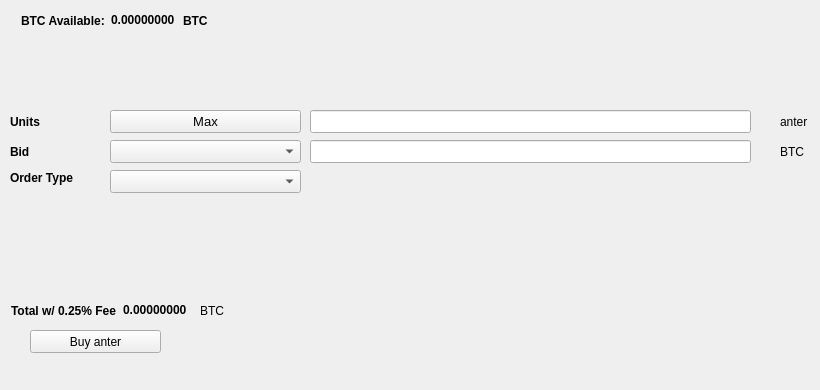
   <widget class="QWidget" name="BuyTab">
    <attribute name="title">
     <string>Buy</string>
    </attribute>
    <widget class="QPushButton" name="Buyanter">
     <property name="geometry">
      <rect>
       <x>30</x>
       <y>330</y>
       <width>131</width>
       <height>23</height>
      </rect>
     </property>
     <property name="text">
      <string>Buy anter</string>
     </property>
     <property name="icon">
      <iconset resource="../anter.qrc">
       <normaloff>:/icons/bitcoin</normaloff>:/icons/bitcoin</iconset>
     </property>
    </widget>
    <widget class="QLabel" name="label_3">
     <property name="geometry">
      <rect>
       <x>10</x>
       <y>110</y>
       <width>46</width>
       <height>23</height>
      </rect>
     </property>
     <property name="font">
      <font>
       <weight>75</weight>
       <bold>true</bold>
      </font>
     </property>
     <property name="text">
      <string>Units</string>
     </property>
    </widget>
    <widget class="QLineEdit" name="UnitsInput">
     <property name="geometry">
      <rect>
       <x>310</x>
       <y>110</y>
       <width>441</width>
       <height>23</height>
      </rect>
     </property>
     <property name="font">
      <font>
       <pointsize>9</pointsize>
       <weight>75</weight>
       <bold>true</bold>
      </font>
     </property>
    </widget>
    <widget class="QLineEdit" name="BuyBidPriceEdit">
     <property name="geometry">
      <rect>
       <x>310</x>
       <y>140</y>
       <width>441</width>
       <height>23</height>
      </rect>
     </property>
     <property name="font">
      <font>
       <pointsize>9</pointsize>
       <weight>75</weight>
       <bold>true</bold>
      </font>
     </property>
    </widget>
    <widget class="QLabel" name="label_4">
     <property name="geometry">
      <rect>
       <x>780</x>
       <y>110</y>
       <width>31</width>
       <height>23</height>
      </rect>
     </property>
     <property name="text">
      <string>anter</string>
     </property>
    </widget>
    <widget class="QLabel" name="label_5">
     <property name="geometry">
      <rect>
       <x>780</x>
       <y>140</y>
       <width>31</width>
       <height>23</height>
      </rect>
     </property>
     <property name="text">
      <string>BTC</string>
     </property>
    </widget>
    <widget class="QLabel" name="label_6">
     <property name="geometry">
      <rect>
       <x>10</x>
       <y>140</y>
       <width>46</width>
       <height>23</height>
      </rect>
     </property>
     <property name="font">
      <font>
       <weight>75</weight>
       <bold>true</bold>
      </font>
     </property>
     <property name="text">
      <string>Bid</string>
     </property>
    </widget>
    <widget class="QLabel" name="label_7">
     <property name="geometry">
      <rect>
       <x>10</x>
       <y>170</y>
       <width>91</width>
       <height>16</height>
      </rect>
     </property>
     <property name="font">
      <font>
       <weight>75</weight>
       <bold>true</bold>
      </font>
     </property>
     <property name="text">
      <string>Order Type</string>
     </property>
    </widget>
    <widget class="QPushButton" name="Buy_Max_Amount">
     <property name="geometry">
      <rect>
       <x>110</x>
       <y>110</y>
       <width>191</width>
       <height>23</height>
      </rect>
     </property>
     <property name="font">
      <font>
       <pointsize>10</pointsize>
      </font>
     </property>
     <property name="text">
      <string>Max</string>
     </property>
    </widget>
    <widget class="QComboBox" name="BuyBidcomboBox">
     <property name="geometry">
      <rect>
       <x>110</x>
       <y>140</y>
       <width>191</width>
       <height>23</height>
      </rect>
     </property>
     <property name="font">
      <font>
       <pointsize>10</pointsize>
      </font>
     </property>
    </widget>
    <widget class="QComboBox" name="buyOrdertypeCombo">
     <property name="geometry">
      <rect>
       <x>110</x>
       <y>170</y>
       <width>191</width>
       <height>23</height>
      </rect>
     </property>
     <property name="font">
      <font>
       <pointsize>10</pointsize>
      </font>
     </property>
    </widget>
    <widget class="QWidget" name="layoutWidget1">
     <property name="geometry">
      <rect>
       <x>21</x>
       <y>11</y>
       <width>227</width>
       <height>19</height>
      </rect>
     </property>
     <layout class="QHBoxLayout" name="horizontalLayout_3">
      <item>
       <widget class="QLabel" name="label232">
        <property name="font">
         <font>
          <weight>75</weight>
          <bold>true</bold>
         </font>
        </property>
        <property name="text">
         <string>BTC Available:</string>
        </property>
       </widget>
      </item>
      <item>
       <widget class="QLabel" name="BtcAvailableLbl">
        <property name="palette">
         <palette>
          <active>
           <colorrole role="WindowText">
            <brush brushstyle="SolidPattern">
             <color alpha="255">
              <red>0</red>
              <green>0</green>
              <blue>0</blue>
             </color>
            </brush>
           </colorrole>
           <colorrole role="Button">
            <brush brushstyle="SolidPattern">
             <color alpha="255">
              <red>0</red>
              <green>170</green>
              <blue>0</blue>
             </color>
            </brush>
           </colorrole>
           <colorrole role="Light">
            <brush brushstyle="SolidPattern">
             <color alpha="255">
              <red>0</red>
              <green>255</green>
              <blue>0</blue>
             </color>
            </brush>
           </colorrole>
           <colorrole role="Midlight">
            <brush brushstyle="SolidPattern">
             <color alpha="255">
              <red>0</red>
              <green>212</green>
              <blue>0</blue>
             </color>
            </brush>
           </colorrole>
           <colorrole role="Dark">
            <brush brushstyle="SolidPattern">
             <color alpha="255">
              <red>0</red>
              <green>85</green>
              <blue>0</blue>
             </color>
            </brush>
           </colorrole>
           <colorrole role="Mid">
            <brush brushstyle="SolidPattern">
             <color alpha="255">
              <red>0</red>
              <green>113</green>
              <blue>0</blue>
             </color>
            </brush>
           </colorrole>
           <colorrole role="Text">
            <brush brushstyle="SolidPattern">
             <color alpha="255">
              <red>0</red>
              <green>170</green>
              <blue>0</blue>
             </color>
            </brush>
           </colorrole>
           <colorrole role="BrightText">
            <brush brushstyle="SolidPattern">
             <color alpha="255">
              <red>255</red>
              <green>255</green>
              <blue>255</blue>
             </color>
            </brush>
           </colorrole>
           <colorrole role="ButtonText">
            <brush brushstyle="SolidPattern">
             <color alpha="255">
              <red>0</red>
              <green>0</green>
              <blue>0</blue>
             </color>
            </brush>
           </colorrole>
           <colorrole role="Base">
            <brush brushstyle="SolidPattern">
             <color alpha="255">
              <red>255</red>
              <green>255</green>
              <blue>255</blue>
             </color>
            </brush>
           </colorrole>
           <colorrole role="Window">
            <brush brushstyle="SolidPattern">
             <color alpha="255">
              <red>0</red>
              <green>170</green>
              <blue>0</blue>
             </color>
            </brush>
           </colorrole>
           <colorrole role="Shadow">
            <brush brushstyle="SolidPattern">
             <color alpha="255">
              <red>0</red>
              <green>0</green>
              <blue>0</blue>
             </color>
            </brush>
           </colorrole>
           <colorrole role="AlternateBase">
            <brush brushstyle="SolidPattern">
             <color alpha="255">
              <red>127</red>
              <green>212</green>
              <blue>127</blue>
             </color>
            </brush>
           </colorrole>
           <colorrole role="ToolTipBase">
            <brush brushstyle="SolidPattern">
             <color alpha="255">
              <red>255</red>
              <green>255</green>
              <blue>220</blue>
             </color>
            </brush>
           </colorrole>
           <colorrole role="ToolTipText">
            <brush brushstyle="SolidPattern">
             <color alpha="255">
              <red>0</red>
              <green>0</green>
              <blue>0</blue>
             </color>
            </brush>
           </colorrole>
          </active>
          <inactive>
           <colorrole role="WindowText">
            <brush brushstyle="SolidPattern">
             <color alpha="255">
              <red>0</red>
              <green>0</green>
              <blue>0</blue>
             </color>
            </brush>
           </colorrole>
           <colorrole role="Button">
            <brush brushstyle="SolidPattern">
             <color alpha="255">
              <red>0</red>
              <green>170</green>
              <blue>0</blue>
             </color>
            </brush>
           </colorrole>
           <colorrole role="Light">
            <brush brushstyle="SolidPattern">
             <color alpha="255">
              <red>0</red>
              <green>255</green>
              <blue>0</blue>
             </color>
            </brush>
           </colorrole>
           <colorrole role="Midlight">
            <brush brushstyle="SolidPattern">
             <color alpha="255">
              <red>0</red>
              <green>212</green>
              <blue>0</blue>
             </color>
            </brush>
           </colorrole>
           <colorrole role="Dark">
            <brush brushstyle="SolidPattern">
             <color alpha="255">
              <red>0</red>
              <green>85</green>
              <blue>0</blue>
             </color>
            </brush>
           </colorrole>
           <colorrole role="Mid">
            <brush brushstyle="SolidPattern">
             <color alpha="255">
              <red>0</red>
              <green>113</green>
              <blue>0</blue>
             </color>
            </brush>
           </colorrole>
           <colorrole role="Text">
            <brush brushstyle="SolidPattern">
             <color alpha="255">
              <red>0</red>
              <green>170</green>
              <blue>0</blue>
             </color>
            </brush>
           </colorrole>
           <colorrole role="BrightText">
            <brush brushstyle="SolidPattern">
             <color alpha="255">
              <red>255</red>
              <green>255</green>
              <blue>255</blue>
             </color>
            </brush>
           </colorrole>
           <colorrole role="ButtonText">
            <brush brushstyle="SolidPattern">
             <color alpha="255">
              <red>0</red>
              <green>0</green>
              <blue>0</blue>
             </color>
            </brush>
           </colorrole>
           <colorrole role="Base">
            <brush brushstyle="SolidPattern">
             <color alpha="255">
              <red>255</red>
              <green>255</green>
              <blue>255</blue>
             </color>
            </brush>
           </colorrole>
           <colorrole role="Window">
            <brush brushstyle="SolidPattern">
             <color alpha="255">
              <red>0</red>
              <green>170</green>
              <blue>0</blue>
             </color>
            </brush>
           </colorrole>
           <colorrole role="Shadow">
            <brush brushstyle="SolidPattern">
             <color alpha="255">
              <red>0</red>
              <green>0</green>
              <blue>0</blue>
             </color>
            </brush>
           </colorrole>
           <colorrole role="AlternateBase">
            <brush brushstyle="SolidPattern">
             <color alpha="255">
              <red>127</red>
              <green>212</green>
              <blue>127</blue>
             </color>
            </brush>
           </colorrole>
           <colorrole role="ToolTipBase">
            <brush brushstyle="SolidPattern">
             <color alpha="255">
              <red>255</red>
              <green>255</green>
              <blue>220</blue>
             </color>
            </brush>
           </colorrole>
           <colorrole role="ToolTipText">
            <brush brushstyle="SolidPattern">
             <color alpha="255">
              <red>0</red>
              <green>0</green>
              <blue>0</blue>
             </color>
            </brush>
           </colorrole>
          </inactive>
          <disabled>
           <colorrole role="WindowText">
            <brush brushstyle="SolidPattern">
             <color alpha="255">
              <red>0</red>
              <green>85</green>
              <blue>0</blue>
             </color>
            </brush>
           </colorrole>
           <colorrole role="Button">
            <brush brushstyle="SolidPattern">
             <color alpha="255">
              <red>0</red>
              <green>170</green>
              <blue>0</blue>
             </color>
            </brush>
           </colorrole>
           <colorrole role="Light">
            <brush brushstyle="SolidPattern">
             <color alpha="255">
              <red>0</red>
              <green>255</green>
              <blue>0</blue>
             </color>
            </brush>
           </colorrole>
           <colorrole role="Midlight">
            <brush brushstyle="SolidPattern">
             <color alpha="255">
              <red>0</red>
              <green>212</green>
              <blue>0</blue>
             </color>
            </brush>
           </colorrole>
           <colorrole role="Dark">
            <brush brushstyle="SolidPattern">
             <color alpha="255">
              <red>0</red>
              <green>85</green>
              <blue>0</blue>
             </color>
            </brush>
           </colorrole>
           <colorrole role="Mid">
            <brush brushstyle="SolidPattern">
             <color alpha="255">
              <red>0</red>
              <green>113</green>
              <blue>0</blue>
             </color>
            </brush>
           </colorrole>
           <colorrole role="Text">
            <brush brushstyle="SolidPattern">
             <color alpha="255">
              <red>0</red>
              <green>85</green>
              <blue>0</blue>
             </color>
            </brush>
           </colorrole>
           <colorrole role="BrightText">
            <brush brushstyle="SolidPattern">
             <color alpha="255">
              <red>255</red>
              <green>255</green>
              <blue>255</blue>
             </color>
            </brush>
           </colorrole>
           <colorrole role="ButtonText">
            <brush brushstyle="SolidPattern">
             <color alpha="255">
              <red>0</red>
              <green>85</green>
              <blue>0</blue>
             </color>
            </brush>
           </colorrole>
           <colorrole role="Base">
            <brush brushstyle="SolidPattern">
             <color alpha="255">
              <red>0</red>
              <green>170</green>
              <blue>0</blue>
             </color>
            </brush>
           </colorrole>
           <colorrole role="Window">
            <brush brushstyle="SolidPattern">
             <color alpha="255">
              <red>0</red>
              <green>170</green>
              <blue>0</blue>
             </color>
            </brush>
           </colorrole>
           <colorrole role="Shadow">
            <brush brushstyle="SolidPattern">
             <color alpha="255">
              <red>0</red>
              <green>0</green>
              <blue>0</blue>
             </color>
            </brush>
           </colorrole>
           <colorrole role="AlternateBase">
            <brush brushstyle="SolidPattern">
             <color alpha="255">
              <red>0</red>
              <green>170</green>
              <blue>0</blue>
             </color>
            </brush>
           </colorrole>
           <colorrole role="ToolTipBase">
            <brush brushstyle="SolidPattern">
             <color alpha="255">
              <red>255</red>
              <green>255</green>
              <blue>220</blue>
             </color>
            </brush>
           </colorrole>
           <colorrole role="ToolTipText">
            <brush brushstyle="SolidPattern">
             <color alpha="255">
              <red>0</red>
              <green>0</green>
              <blue>0</blue>
             </color>
            </brush>
           </colorrole>
          </disabled>
         </palette>
        </property>
        <property name="font">
         <font>
          <weight>75</weight>
          <bold>true</bold>
         </font>
        </property>
        <property name="text">
         <string>0.00000000</string>
        </property>
        <property name="textInteractionFlags">
         <set>Qt::LinksAccessibleByMouse|Qt::TextSelectableByKeyboard|Qt::TextSelectableByMouse</set>
        </property>
       </widget>
      </item>
      <item>
       <widget class="QLabel" name="BtcAvailableLbl_2">
        <property name="font">
         <font>
          <weight>75</weight>
          <bold>true</bold>
         </font>
        </property>
        <property name="text">
         <string>BTC</string>
        </property>
       </widget>
      </item>
     </layout>
    </widget>
    <widget class="QWidget" name="layoutWidge2">
     <property name="geometry">
      <rect>
       <x>11</x>
       <y>301</y>
       <width>259</width>
       <height>19</height>
      </rect>
     </property>
     <layout class="QHBoxLayout" name="horizontalLayout_4">
      <item>
       <widget class="QLabel" name="label_9">
        <property name="font">
         <font>
          <weight>75</weight>
          <bold>true</bold>
         </font>
        </property>
        <property name="text">
         <string>Total w/ 0.25% Fee</string>
        </property>
       </widget>
      </item>
      <item>
       <widget class="QLabel" name="BuyCostLabel">
        <property name="palette">
         <palette>
          <active>
           <colorrole role="WindowText">
            <brush brushstyle="SolidPattern">
             <color alpha="255">
              <red>0</red>
              <green>0</green>
              <blue>0</blue>
             </color>
            </brush>
           </colorrole>
           <colorrole role="Button">
            <brush brushstyle="SolidPattern">
             <color alpha="255">
              <red>0</red>
              <green>170</green>
              <blue>0</blue>
             </color>
            </brush>
           </colorrole>
           <colorrole role="Light">
            <brush brushstyle="SolidPattern">
             <color alpha="255">
              <red>0</red>
              <green>255</green>
              <blue>0</blue>
             </color>
            </brush>
           </colorrole>
           <colorrole role="Midlight">
            <brush brushstyle="SolidPattern">
             <color alpha="255">
              <red>0</red>
              <green>212</green>
              <blue>0</blue>
             </color>
            </brush>
           </colorrole>
           <colorrole role="Dark">
            <brush brushstyle="SolidPattern">
             <color alpha="255">
              <red>0</red>
              <green>85</green>
              <blue>0</blue>
             </color>
            </brush>
           </colorrole>
           <colorrole role="Mid">
            <brush brushstyle="SolidPattern">
             <color alpha="255">
              <red>0</red>
              <green>113</green>
              <blue>0</blue>
             </color>
            </brush>
           </colorrole>
           <colorrole role="Text">
            <brush brushstyle="SolidPattern">
             <color alpha="255">
              <red>0</red>
              <green>170</green>
              <blue>0</blue>
             </color>
            </brush>
           </colorrole>
           <colorrole role="BrightText">
            <brush brushstyle="SolidPattern">
             <color alpha="255">
              <red>255</red>
              <green>255</green>
              <blue>255</blue>
             </color>
            </brush>
           </colorrole>
           <colorrole role="ButtonText">
            <brush brushstyle="SolidPattern">
             <color alpha="255">
              <red>0</red>
              <green>0</green>
              <blue>0</blue>
             </color>
            </brush>
           </colorrole>
           <colorrole role="Base">
            <brush brushstyle="SolidPattern">
             <color alpha="255">
              <red>255</red>
              <green>255</green>
              <blue>255</blue>
             </color>
            </brush>
           </colorrole>
           <colorrole role="Window">
            <brush brushstyle="SolidPattern">
             <color alpha="255">
              <red>0</red>
              <green>170</green>
              <blue>0</blue>
             </color>
            </brush>
           </colorrole>
           <colorrole role="Shadow">
            <brush brushstyle="SolidPattern">
             <color alpha="255">
              <red>0</red>
              <green>0</green>
              <blue>0</blue>
             </color>
            </brush>
           </colorrole>
           <colorrole role="AlternateBase">
            <brush brushstyle="SolidPattern">
             <color alpha="255">
              <red>127</red>
              <green>212</green>
              <blue>127</blue>
             </color>
            </brush>
           </colorrole>
           <colorrole role="ToolTipBase">
            <brush brushstyle="SolidPattern">
             <color alpha="255">
              <red>255</red>
              <green>255</green>
              <blue>220</blue>
             </color>
            </brush>
           </colorrole>
           <colorrole role="ToolTipText">
            <brush brushstyle="SolidPattern">
             <color alpha="255">
              <red>0</red>
              <green>0</green>
              <blue>0</blue>
             </color>
            </brush>
           </colorrole>
          </active>
          <inactive>
           <colorrole role="WindowText">
            <brush brushstyle="SolidPattern">
             <color alpha="255">
              <red>0</red>
              <green>0</green>
              <blue>0</blue>
             </color>
            </brush>
           </colorrole>
           <colorrole role="Button">
            <brush brushstyle="SolidPattern">
             <color alpha="255">
              <red>0</red>
              <green>170</green>
              <blue>0</blue>
             </color>
            </brush>
           </colorrole>
           <colorrole role="Light">
            <brush brushstyle="SolidPattern">
             <color alpha="255">
              <red>0</red>
              <green>255</green>
              <blue>0</blue>
             </color>
            </brush>
           </colorrole>
           <colorrole role="Midlight">
            <brush brushstyle="SolidPattern">
             <color alpha="255">
              <red>0</red>
              <green>212</green>
              <blue>0</blue>
             </color>
            </brush>
           </colorrole>
           <colorrole role="Dark">
            <brush brushstyle="SolidPattern">
             <color alpha="255">
              <red>0</red>
              <green>85</green>
              <blue>0</blue>
             </color>
            </brush>
           </colorrole>
           <colorrole role="Mid">
            <brush brushstyle="SolidPattern">
             <color alpha="255">
              <red>0</red>
              <green>113</green>
              <blue>0</blue>
             </color>
            </brush>
           </colorrole>
           <colorrole role="Text">
            <brush brushstyle="SolidPattern">
             <color alpha="255">
              <red>0</red>
              <green>170</green>
              <blue>0</blue>
             </color>
            </brush>
           </colorrole>
           <colorrole role="BrightText">
            <brush brushstyle="SolidPattern">
             <color alpha="255">
              <red>255</red>
              <green>255</green>
              <blue>255</blue>
             </color>
            </brush>
           </colorrole>
           <colorrole role="ButtonText">
            <brush brushstyle="SolidPattern">
             <color alpha="255">
              <red>0</red>
              <green>0</green>
              <blue>0</blue>
             </color>
            </brush>
           </colorrole>
           <colorrole role="Base">
            <brush brushstyle="SolidPattern">
             <color alpha="255">
              <red>255</red>
              <green>255</green>
              <blue>255</blue>
             </color>
            </brush>
           </colorrole>
           <colorrole role="Window">
            <brush brushstyle="SolidPattern">
             <color alpha="255">
              <red>0</red>
              <green>170</green>
              <blue>0</blue>
             </color>
            </brush>
           </colorrole>
           <colorrole role="Shadow">
            <brush brushstyle="SolidPattern">
             <color alpha="255">
              <red>0</red>
              <green>0</green>
              <blue>0</blue>
             </color>
            </brush>
           </colorrole>
           <colorrole role="AlternateBase">
            <brush brushstyle="SolidPattern">
             <color alpha="255">
              <red>127</red>
              <green>212</green>
              <blue>127</blue>
             </color>
            </brush>
           </colorrole>
           <colorrole role="ToolTipBase">
            <brush brushstyle="SolidPattern">
             <color alpha="255">
              <red>255</red>
              <green>255</green>
              <blue>220</blue>
             </color>
            </brush>
           </colorrole>
           <colorrole role="ToolTipText">
            <brush brushstyle="SolidPattern">
             <color alpha="255">
              <red>0</red>
              <green>0</green>
              <blue>0</blue>
             </color>
            </brush>
           </colorrole>
          </inactive>
          <disabled>
           <colorrole role="WindowText">
            <brush brushstyle="SolidPattern">
             <color alpha="255">
              <red>0</red>
              <green>85</green>
              <blue>0</blue>
             </color>
            </brush>
           </colorrole>
           <colorrole role="Button">
            <brush brushstyle="SolidPattern">
             <color alpha="255">
              <red>0</red>
              <green>170</green>
              <blue>0</blue>
             </color>
            </brush>
           </colorrole>
           <colorrole role="Light">
            <brush brushstyle="SolidPattern">
             <color alpha="255">
              <red>0</red>
              <green>255</green>
              <blue>0</blue>
             </color>
            </brush>
           </colorrole>
           <colorrole role="Midlight">
            <brush brushstyle="SolidPattern">
             <color alpha="255">
              <red>0</red>
              <green>212</green>
              <blue>0</blue>
             </color>
            </brush>
           </colorrole>
           <colorrole role="Dark">
            <brush brushstyle="SolidPattern">
             <color alpha="255">
              <red>0</red>
              <green>85</green>
              <blue>0</blue>
             </color>
            </brush>
           </colorrole>
           <colorrole role="Mid">
            <brush brushstyle="SolidPattern">
             <color alpha="255">
              <red>0</red>
              <green>113</green>
              <blue>0</blue>
             </color>
            </brush>
           </colorrole>
           <colorrole role="Text">
            <brush brushstyle="SolidPattern">
             <color alpha="255">
              <red>0</red>
              <green>85</green>
              <blue>0</blue>
             </color>
            </brush>
           </colorrole>
           <colorrole role="BrightText">
            <brush brushstyle="SolidPattern">
             <color alpha="255">
              <red>255</red>
              <green>255</green>
              <blue>255</blue>
             </color>
            </brush>
           </colorrole>
           <colorrole role="ButtonText">
            <brush brushstyle="SolidPattern">
             <color alpha="255">
              <red>0</red>
              <green>85</green>
              <blue>0</blue>
             </color>
            </brush>
           </colorrole>
           <colorrole role="Base">
            <brush brushstyle="SolidPattern">
             <color alpha="255">
              <red>0</red>
              <green>170</green>
              <blue>0</blue>
             </color>
            </brush>
           </colorrole>
           <colorrole role="Window">
            <brush brushstyle="SolidPattern">
             <color alpha="255">
              <red>0</red>
              <green>170</green>
              <blue>0</blue>
             </color>
            </brush>
           </colorrole>
           <colorrole role="Shadow">
            <brush brushstyle="SolidPattern">
             <color alpha="255">
              <red>0</red>
              <green>0</green>
              <blue>0</blue>
             </color>
            </brush>
           </colorrole>
           <colorrole role="AlternateBase">
            <brush brushstyle="SolidPattern">
             <color alpha="255">
              <red>0</red>
              <green>170</green>
              <blue>0</blue>
             </color>
            </brush>
           </colorrole>
           <colorrole role="ToolTipBase">
            <brush brushstyle="SolidPattern">
             <color alpha="255">
              <red>255</red>
              <green>255</green>
              <blue>220</blue>
             </color>
            </brush>
           </colorrole>
           <colorrole role="ToolTipText">
            <brush brushstyle="SolidPattern">
             <color alpha="255">
              <red>0</red>
              <green>0</green>
              <blue>0</blue>
             </color>
            </brush>
           </colorrole>
          </disabled>
         </palette>
        </property>
        <property name="font">
         <font>
          <weight>75</weight>
          <bold>true</bold>
         </font>
        </property>
        <property name="autoFillBackground">
         <bool>false</bool>
        </property>
        <property name="text">
         <string>0.00000000</string>
        </property>
        <property name="textInteractionFlags">
         <set>Qt::LinksAccessibleByMouse|Qt::TextSelectableByMouse</set>
        </property>
       </widget>
      </item>
      <item>
       <widget class="QLabel" name="label_10">
        <property name="font">
         <font>
          <weight>50</weight>
          <bold>false</bold>
         </font>
        </property>
        <property name="text">
         <string>BTC</string>
        </property>
       </widget>
      </item>
     </layout>
    </widget>
    <widget class="QLabel" name="label_24">
     <property name="geometry">
      <rect>
       <x>460</x>
       <y>300</y>
       <width>281</width>
       <height>81</height>
      </rect>
     </property>
     <property name="text">
      <string/>
     </property>
     <property name="pixmap">
      <pixmap>:/images/bittrex</pixmap>
     </property>
    </widget>
   </widget>
